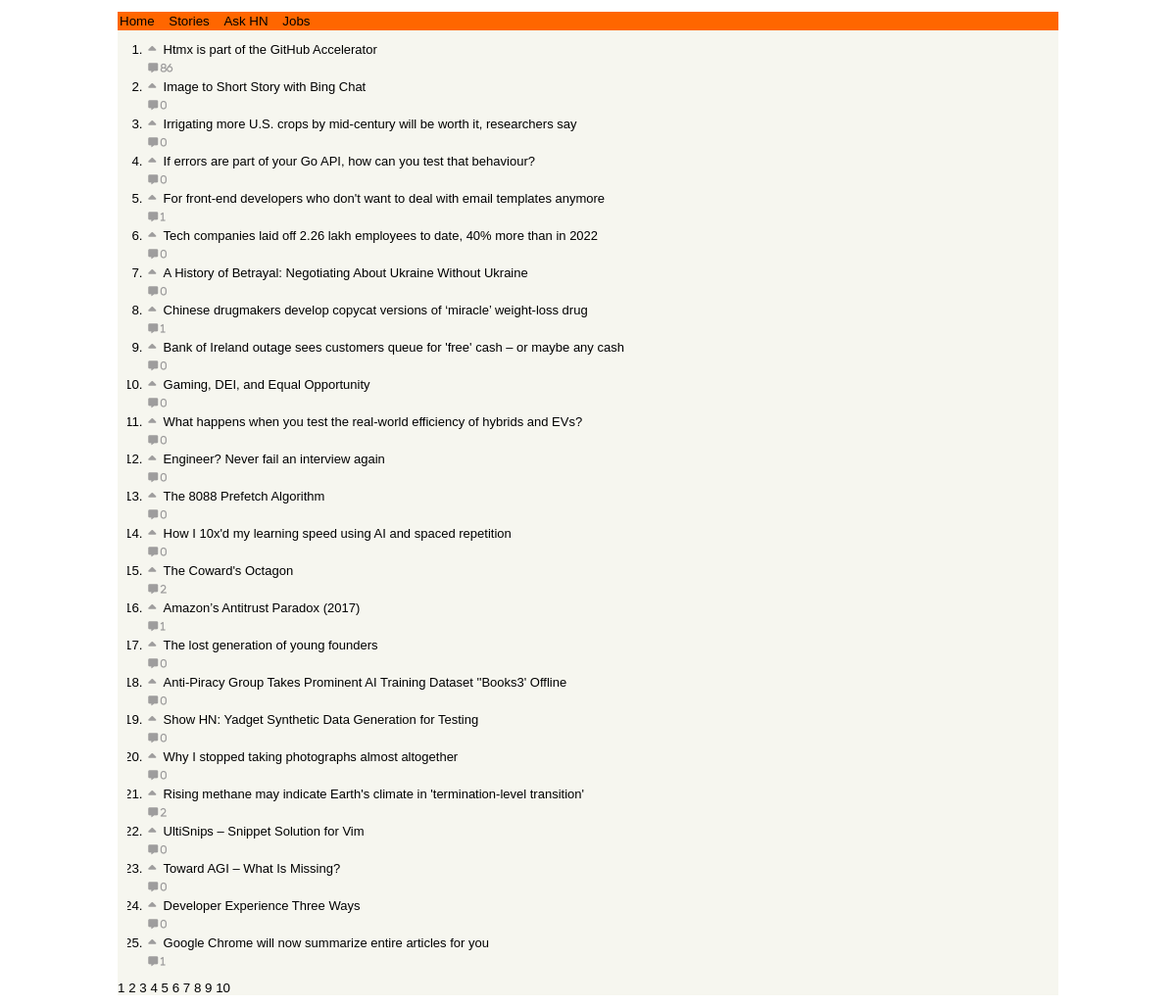
/?page=3, run on the app's committed database.
### hacker_news/models.py (models this page shows)
class Items(models.Model):
    id  = models.IntegerField(primary_key=True,unique=True)
    by = models.CharField(max_length=200, null=True, blank=True)
    type = models.CharField(max_length=200, null=True, blank=True)
    title = models.CharField(max_length=500, null=True, blank=True)
    text = models.TextField(null=True, blank=True)
    descendants = models.IntegerField(null=True, blank=True)
    url = models.CharField(max_length=500, null=True, blank=True)
    deleted = models.BooleanField()
    dead = models.BooleanField()
    created =models.DateTimeField(auto_now_add=True)

### hacker_news/views.py (the view)
# urls.py: path('',news, name='news'),
def news(request):
    items =Items.objects.filter(type='story')
    page_obj = paginator(request,items)
    return render (request,'home.html',{'page_obj':page_obj,'no_pages':page_obj.paginator.page_range})

### hacker_news/views.py (called while the page is built)
def paginator(request,model_items):
    paginator = Paginator(model_items, 25)  # Show 25 contacts per page.
    page_number = request.GET.get("page")
    page_obj = paginator.get_page(page_number)
    return page_obj

### hacker_news/templates/Home.html
{% extends 'base.html' %}
{% load static%}
{% block content%}
        <link rel="stylesheet" href="{% static 'css/home.css' %}">
        <ol class="news-list-container">
        <div class="news-lists">
                {% for item in page_obj %}
                <li class="news-item">
                        <p class="news-title"><a href="{{ item.url }}"><i class="fa fa-caret-up" aria-hidden="true"></i>{{item.title}}</a>
                        </p>
                        <a class="news-comment" href="{% url 'comment' item.id %}">
                                <i class=" fa-solid fa-message fa-xs"> {{item.comments_set.all.count}}</i>
                        </a>
                </li>
                {% endfor %}
        </div>
</ol>
{% include 'paginator.html'%}
{% endblock %}

### hacker_news/static/css/style.css (style rules this page uses)
* { box-sizing: border-box; margin: 0; padding: 0; }
body { font-size: 10pt; }

### hacker_news/static/css/home.css (style rules this page uses)
.news-list-container { overflow: hidden; margin: 10px; width: 80%; }
.news-lists { width: 95%; margin: 0 auto; }
.news-item { padding: 2px; width: 100%; }
a { text-decoration: none; color: black; }
.news-title { font-size: 13px; }
.fa-caret-up { color:rgb(158, 157, 157); padding-bottom: 5px; padding-right: 1%; }
.fa-solid { color:rgb(158, 157, 157); }

### data on the page
Items: title "Htmx is part of the GitHub Accelerator", comments_set.all.count "86"
Items: title "Image to Short Story with Bing Chat", comments_set.all.count "0"
Items: title "Irrigating more U.S. crops by mid-century will be worth it, researchers say", comments_set.all.count "0"
Items: title "If errors are part of your Go API, how can you test that behaviour?", comments_set.all.count "0"
Items: title "For front-end developers who don't want to deal with email templates anymore", comments_set.all.count "1"
Items: title "Tech companies laid off 2.26 lakh employees to date, 40% more than in 2022", comments_set.all.count "0"
Items: title "A History of Betrayal: Negotiating About Ukraine Without Ukraine", comments_set.all.count "0"
Items: title "Chinese drugmakers develop copycat versions of ‘miracle’ weight-loss drug", comments_set.all.count "1"
Items: title "Bank of Ireland outage sees customers queue for 'free' cash – or maybe any cash", comments_set.all.count "0"
Items: title "Gaming, DEI, and Equal Opportunity", comments_set.all.count "0"
Items: title "What happens when you test the real-world efficiency of hybrids and EVs?", comments_set.all.count "0"
Items: title "Engineer? Never fail an interview again", comments_set.all.count "0"
Items: title "The 8088 Prefetch Algorithm", comments_set.all.count "0"
Items: title "How I 10x'd my learning speed using AI and spaced repetition", comments_set.all.count "0"
Items: title "The Coward's Octagon", comments_set.all.count "2"
Items: title "Amazon’s Antitrust Paradox (2017)", comments_set.all.count "1"
Items: title "The lost generation of young founders", comments_set.all.count "0"
Items: title "Anti-Piracy Group Takes Prominent AI Training Dataset ''Books3' Offline", comments_set.all.count "0"
Items: title "Show HN: Yadget Synthetic Data Generation for Testing", comments_set.all.count "0"
Items: title "Why I stopped taking photographs almost altogether", comments_set.all.count "0"
Items: title "Rising methane may indicate Earth's climate in 'termination-level transition'", comments_set.all.count "2"
Items: title "UltiSnips – Snippet Solution for Vim", comments_set.all.count "0"
Items: title "Toward AGI – What Is Missing?", comments_set.all.count "0"
Items: title "Developer Experience Three Ways", comments_set.all.count "0"
Items: title "Google Chrome will now summarize entire articles for you", comments_set.all.count "1"

### other printed values
{{ num }} "1" "2" "3" "4" "5" "6" "7" "8" "9" "10"
